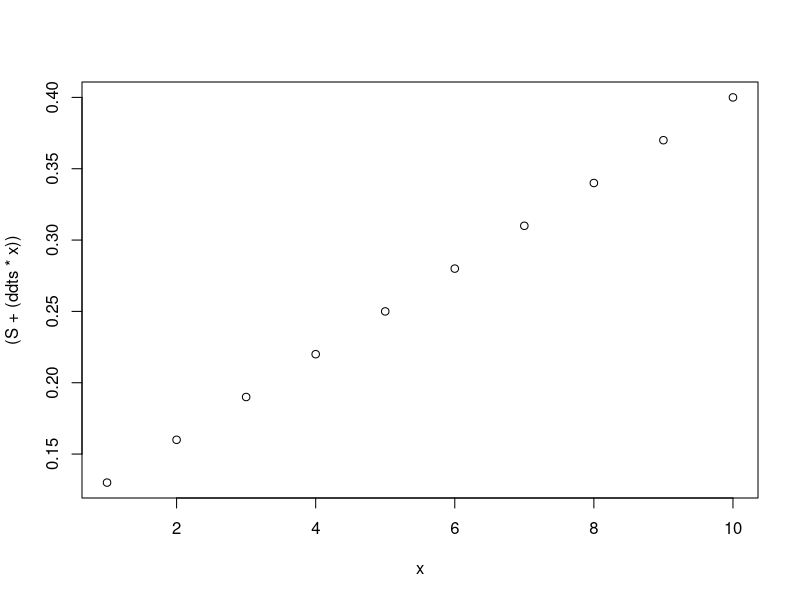

Reproduce this figure in R.
#S- susceptible, L-Latent, I-Infectious
S <- .1
Population<- 1
L <- .2

I <- .2
#population of treated in numbers 
Treatmentw <- 10
Treatmentm <- 5
TOTALT <-( Treatmentw + Treatmentm)
#recovery rates for both populations
Recoveryw <- .5
Recoverym <-.9
#recruitment rate
R <- .3
#Malnutrition rate
Mal<- .4 
Wellnourished <- 1-Mal
B <- 3
C <- 4
#Death rates
Diw <- .4
Dim <- .7
#M and W are death rates for malnourished and well nourished
M <- 40
W <- 10
IfromLM <- .3
IfromLW <- .6
# prop of  malnourished who are latent

Mlatent <- .2
V <- .7
#natural death rate
ND <- .3
#number of latent malnourished individuals 
LM <- ((Mal*Mlatent*Population))
LW <- L-LM
#Latent and  malnourished out of total population
#below number of infected malnourished are given
#Numbers of infected who are malnourished and not seen below
#Reproduction number is R R<1 means dese
Im <- 40
Iw <- (Im - (I*Population))

ddts <- R - (B*C*S*(I/Population)) - (ND*S)
ddtlw <- (B*C*S*(I/Population))- ((ND+Diw)* L) + (B*C*S*Treatmentw*(I/Population))

ddtlm <- (B*C*S*(I/Population))- ( (ND+Dim)* (L)) +(B*C*S*Treatmentm*(I/Population))
ddtim <- (IfromLM*L*Population)- ((ND+M)*I) - (Recoverym*I)
ddtiw <- (IfromLW*L)- (ND+W)*(I) - (Recoveryw*I)
ddtTm <- (Recoverym*I) - (B*C*Treatmentm*(I/Population)) - (ND*Treatmentm)
ddtTw <- (Recoveryw*I) - (B*C*Treatmentw*(I/Population)) - (ND*Treatmentw)


numberOfYears <- 10 
x <- c (1:10) 



plot  (x, (S + (ddts*x)))










